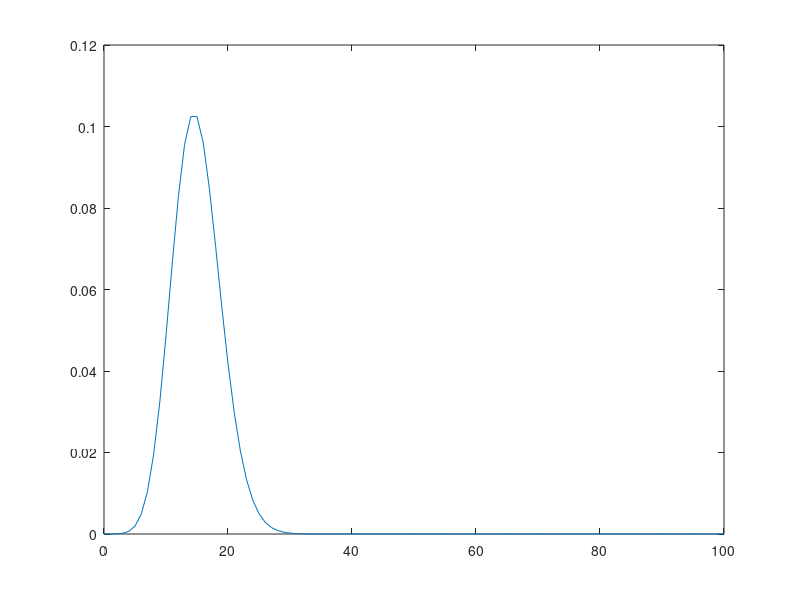

Recreate this plot in MATLAB.
alpha = 15;
k = 0:100;
p = alpha.^k./factorial(k).*exp(-alpha);
plot(k, p);

E = sum(k.*p)
p(1) % probabilidade de nenhuma mensagem
sum(p(12:end)) % probabilidade de mais de 10 mensagens chegarem ao PC
sum((k > 10).*p)
sum(p(find(k==0)))